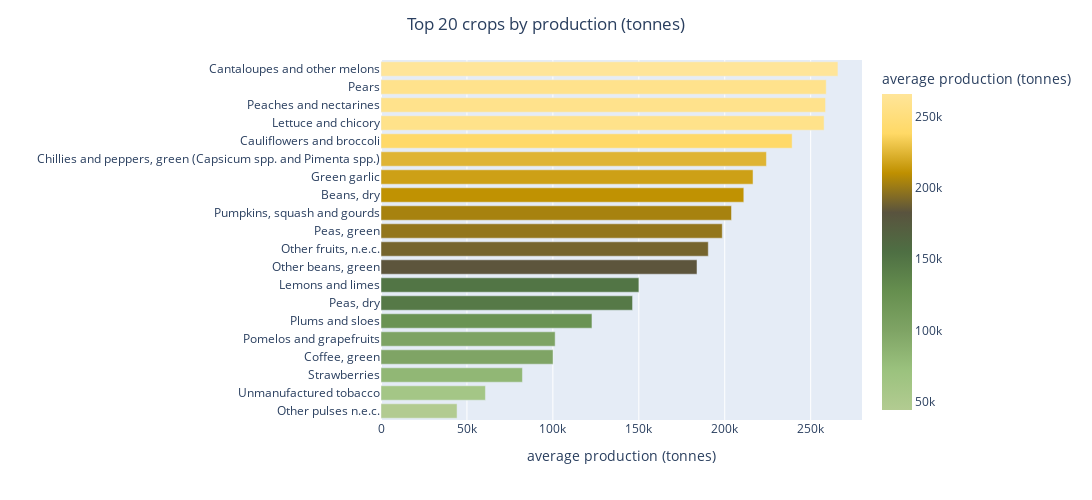

The cell this chart's notebook holds for it:
### Code cell
fig = px.bar(top_20crops_byproduction, x='production_tonnes', y='Crop', color='production_tonnes', color_continuous_scale=agro)
fig.update_layout(height=500, width=1500, title_text="Top 20 crops by production (tonnes)", title_x=0.5,xaxis_title='average production (tonnes)',yaxis_title = '',
                  coloraxis_colorbar_title='average production (tonnes)')

### Figure 1 — Plotly figure (JSON) as saved in the notebook; plotly's stock layout.template omitted (floating-point values rounded to 4 significant figures)
{"data": [{"alignmentgroup": "True", "hovertemplate": "production_tonnes=%{marker.color}<br>Crop=%{y}<extra></extra>", "legendgroup": "", "marker": {"color": [44250.0, 60760.0, 82290.0, 100100.0, 101300.0, 122700.0, 146400.0, 150100.0, 183900.0, 190400.0, 198600.0, 203900.0, 211100.0, 216500.0, 224300.0, 239200.0, 257800.0, 258700.0, 259100.0, 265900.0], "coloraxis": "coloraxis", "pattern": {"shape": ""}}, "name": "", "offsetgroup": "", "orientation": "h", "showlegend": false, "textposition": "auto", "type": "bar", "x": [44250.0, 60760.0, 82290.0, 100100.0, 101300.0, 122700.0, 146400.0, 150100.0, 183900.0, 190400.0, 198600.0, 203900.0, 211100.0, 216500.0, 224300.0, 239200.0, 257800.0, 258700.0, 259100.0, 265900.0], "xaxis": "x", "y": ["Other pulses n.e.c.", "Unmanufactured tobacco", "Strawberries", "Coffee, green", "Pomelos and grapefruits", "Plums and sloes", "Peas, dry", "Lemons and limes", "Other beans, green", "Other fruits, n.e.c.", "Peas, green", "Pumpkins, squash and gourds", "Beans, dry", "Green garlic", "Chillies and peppers, green (Capsicum spp. and Pimenta spp.)", "Cauliflowers and broccoli", "Lettuce and chicory", "Peaches and nectarines", "Pears", "Cantaloupes and other melons"], "yaxis": "y"}], "layout": {"barmode": "relative", "coloraxis": {"colorbar": {"title": {"text": "average production (tonnes)"}}, "colorscale": [[0, "#b2cb91"], [0.125, "#9bc27e"], [0.25, "#7fa465"], [0.375, "#668f4f"], [0.5, "#4e6f43"], [0.625, "#59533e"], [0.75, "#bf9000"], [0.875, "#ffd966"], [1, "#ffe599"]]}, "height": 500, "legend": {"tracegroupgap": 0}, "margin": {"t": 60}, "title": {"text": "Top 20 crops by production (tonnes)", "x": 0.5}, "width": 1500, "xaxis": {"anchor": "y", "domain": [0, 1], "title": {"text": "average production (tonnes)"}}, "yaxis": {"anchor": "x", "domain": [0, 1], "title": {"text": ""}}}}
